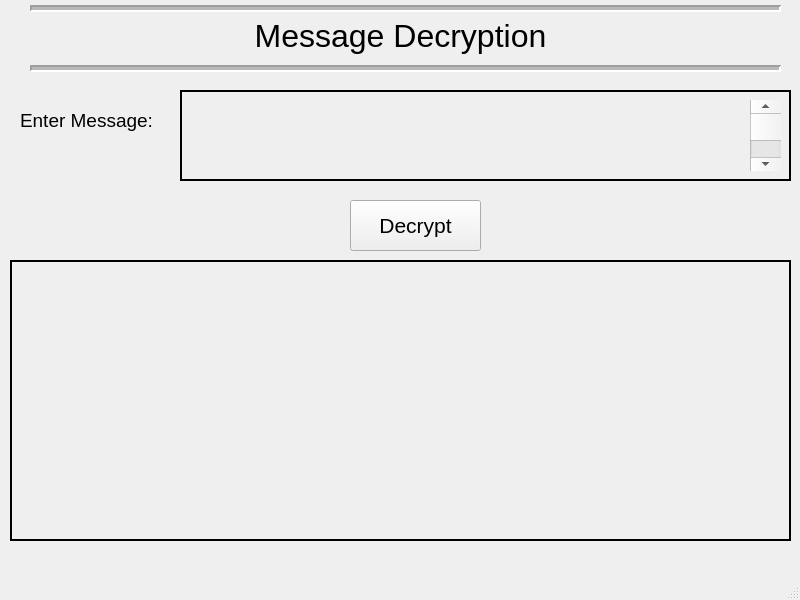
<?xml version="1.0" encoding="UTF-8"?>
<ui version="4.0">
 <class>MainWindow</class>
 <widget class="QMainWindow" name="MainWindow">
  <property name="geometry">
   <rect>
    <x>0</x>
    <y>0</y>
    <width>800</width>
    <height>600</height>
   </rect>
  </property>
  <property name="windowTitle">
   <string>MainWindow</string>
  </property>
  <widget class="QWidget" name="centralwidget">
   <widget class="QLabel" name="Headinglbel">
    <property name="geometry">
     <rect>
      <x>10</x>
      <y>10</y>
      <width>781</width>
      <height>51</height>
     </rect>
    </property>
    <property name="font">
     <font>
      <pointsize>24</pointsize>
     </font>
    </property>
    <property name="text">
     <string>Message Decryption</string>
    </property>
    <property name="alignment">
     <set>Qt::AlignCenter</set>
    </property>
   </widget>
   <widget class="QLabel" name="enterlabel">
    <property name="geometry">
     <rect>
      <x>20</x>
      <y>90</y>
      <width>231</width>
      <height>61</height>
     </rect>
    </property>
    <property name="font">
     <font>
      <pointsize>14</pointsize>
     </font>
    </property>
    <property name="text">
     <string>Enter Message:</string>
    </property>
   </widget>
   <widget class="Line" name="line">
    <property name="geometry">
     <rect>
      <x>30</x>
      <y>0</y>
      <width>751</width>
      <height>16</height>
     </rect>
    </property>
    <property name="font">
     <font>
      <weight>75</weight>
      <bold>true</bold>
     </font>
    </property>
    <property name="lineWidth">
     <number>2</number>
    </property>
    <property name="midLineWidth">
     <number>3</number>
    </property>
    <property name="orientation">
     <enum>Qt::Horizontal</enum>
    </property>
   </widget>
   <widget class="Line" name="line_2">
    <property name="geometry">
     <rect>
      <x>30</x>
      <y>60</y>
      <width>751</width>
      <height>16</height>
     </rect>
    </property>
    <property name="font">
     <font>
      <weight>75</weight>
      <bold>true</bold>
     </font>
    </property>
    <property name="lineWidth">
     <number>2</number>
    </property>
    <property name="midLineWidth">
     <number>3</number>
    </property>
    <property name="orientation">
     <enum>Qt::Horizontal</enum>
    </property>
   </widget>
   <widget class="QLabel" name="originalmessage">
    <property name="geometry">
     <rect>
      <x>180</x>
      <y>90</y>
      <width>611</width>
      <height>91</height>
     </rect>
    </property>
    <property name="frameShape">
     <enum>QFrame::WinPanel</enum>
    </property>
    <property name="text">
     <string/>
    </property>
   </widget>
   <widget class="QScrollBar" name="Scrollbutton">
    <property name="geometry">
     <rect>
      <x>750</x>
      <y>100</y>
      <width>31</width>
      <height>71</height>
     </rect>
    </property>
    <property name="minimum">
     <number>1</number>
    </property>
    <property name="maximum">
     <number>10</number>
    </property>
    <property name="orientation">
     <enum>Qt::Vertical</enum>
    </property>
   </widget>
   <widget class="QPushButton" name="encryptbutton">
    <property name="geometry">
     <rect>
      <x>350</x>
      <y>200</y>
      <width>131</width>
      <height>51</height>
     </rect>
    </property>
    <property name="font">
     <font>
      <family>MS UI Gothic</family>
      <pointsize>16</pointsize>
     </font>
    </property>
    <property name="text">
     <string>Decrypt</string>
    </property>
   </widget>
   <widget class="QLabel" name="Encryptmessage">
    <property name="geometry">
     <rect>
      <x>10</x>
      <y>260</y>
      <width>781</width>
      <height>281</height>
     </rect>
    </property>
    <property name="frameShape">
     <enum>QFrame::WinPanel</enum>
    </property>
    <property name="text">
     <string/>
    </property>
   </widget>
  </widget>
  <widget class="QMenuBar" name="menubar">
   <property name="geometry">
    <rect>
     <x>0</x>
     <y>0</y>
     <width>800</width>
     <height>26</height>
    </rect>
   </property>
  </widget>
  <widget class="QStatusBar" name="statusbar"/>
 </widget>
 <resources/>
 <connections/>
</ui>
